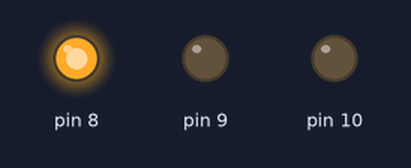
Bench run of a sketch on a simulated Arduino Uno, built with avr-gcc and run on an emulated ATmega328P. Shown: output pins drawn as LEDs (lit = HIGH). What the sketch prints to the serial monitor is not drawn.

Above: at 8.7 s.
At 20.6 s:
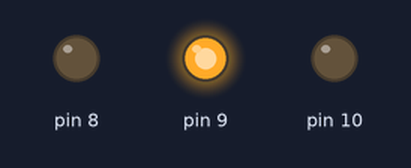
At 33.1 s:
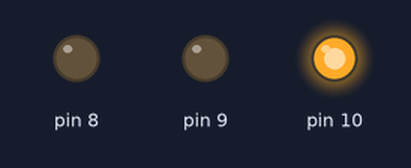
Timing chart, 0 to 55.3 s (numbered marks = the images above):
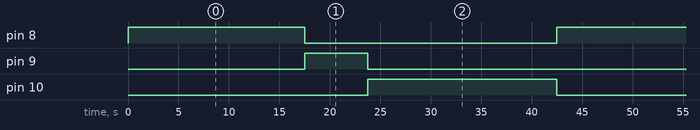

Measured:
- by itself, pin 8: alternates HIGH for 17.6 s and LOW for 25.0 s
- by itself, pin 9: alternates HIGH for 6.2 s and LOW for 36.3 s
- by itself, pin 10: alternates HIGH for 18.7 s and LOW for 23.8 s

The sketch:

semaforo_tiempo_ejercicio8.ino
```cpp
// defino una variable

int tiempo=0;

// programa ARDUINO

void setup()
{
  pinMode(8, OUTPUT);
  pinMode(9, OUTPUT);
  pinMode(10, OUTPUT);
  Serial.begin(9600); // Envío de datos a la placa
}

void loop()
{

  Serial.println(tiempo); // Imprime en pantalla datos de tiempo recibidos de la placa.

  if (tiempo>=7000) { // reinicia el contador de tiempo si supera los 7 segundos
   tiempo=0;
  }

  tiempo = tiempo+1; // Sumo uno a la variable tiempo


  if (tiempo<=3000) { // enciendo el verde
    digitalWrite(8,HIGH);
    digitalWrite(9,LOW);
    digitalWrite(10,LOW); // apago amarillo y rojo
  } else if(tiempo>3000 && tiempo<=4000) { // enciendo amarillo
    digitalWrite(8,LOW);
    digitalWrite(9,HIGH);
    digitalWrite(10,LOW); // apago verde y rojo
  } else if (tiempo>4000) { // enciendo rojo
    digitalWrite(8,LOW);
    digitalWrite(9,LOW);
    digitalWrite(10,HIGH); // apago verde y amarillo
  }

  delay(1); // retraso de cada milisegundo
}
```
